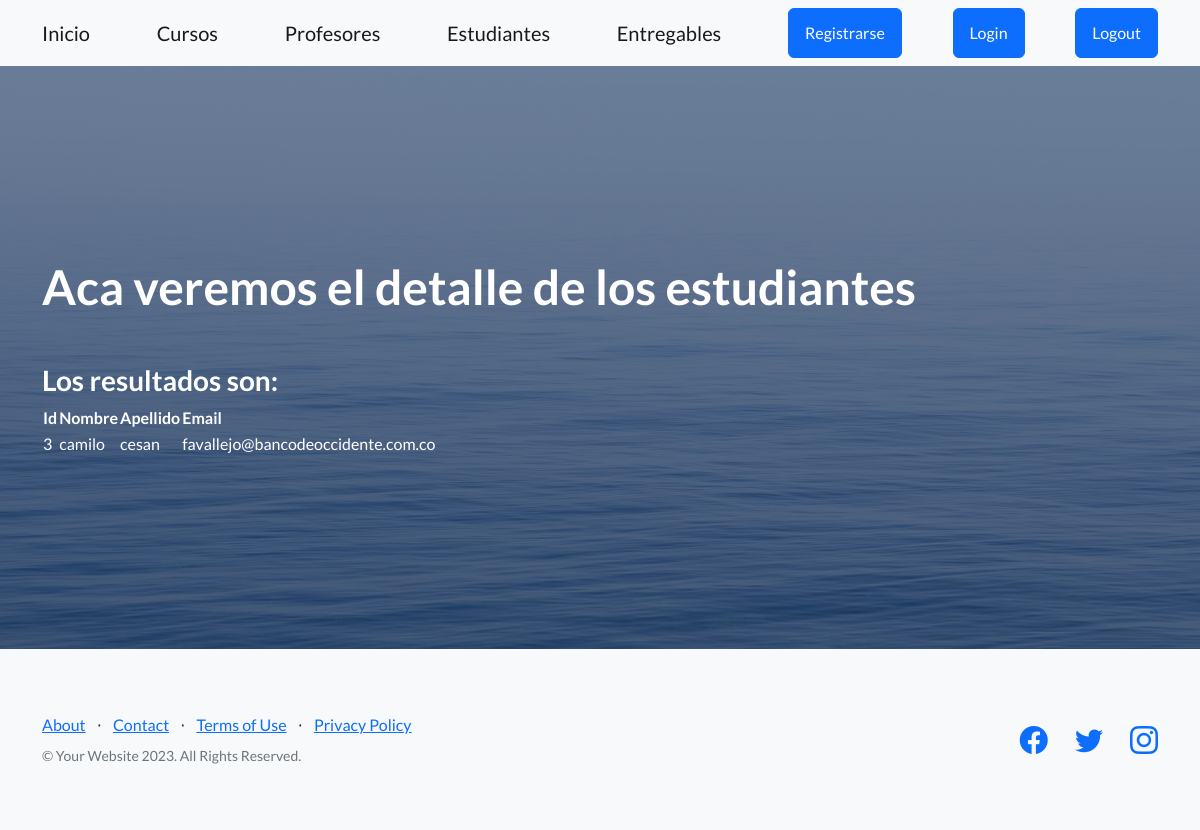
/AppCoder/estudiantes/detalle/3, run on the app's committed database.
### AppCoder/models.py (models this page shows)
class Estudiante(models.Model):
    nombre = models.CharField(max_length=40)
    apellido = models.CharField(max_length=40)
    email = models.EmailField()

### AppCoder/views.py (the view)
# urls.py: path('estudiantes/detalle/<int:pk>', EstudianteDetalle.as_view(), name="DetalleEstudiantes"),
class EstudianteDetalle(DetailView):  #estudiante_detail.html
    model = Estudiante
    fields = ["nombre", "apellido", "email"]
    success_url = "/AppCoder/estudiantes/lista/"

### AppCoder/templates/AppCoder/estudiante_detail.html
{% extends "AppCoder/padre2.html" %}
{% load static %}
{% block titulo %}
Aca veremos el detalle de los estudiantes<p>
{% endblock %}
{% block formulario %}
    {% if object %}
        <h3>Los resultados son: </h3>
        <table>
            <tr>
                <th>Id</th>
                <th>Nombre</th>
                <th>Apellido</th>
                <th>Email</th>
            </tr>
            <tr>
                <td>{{ object.id }} </td>
                <td>{{ object.nombre }} </td>
                <td>{{ object.apellido }} </td>
                <td>{{ object.email }} </td>
            </tr>
        </table>
    {% else %}
        <h3>No se obtuvieron detalles de estudiantes </h3>
    {% endif %}
{% endblock %}

### data on the page
Estudiante: id "3", nombre "camilo", apellido "cesan", email "favallejo@bancodeoccidente.com.co"
